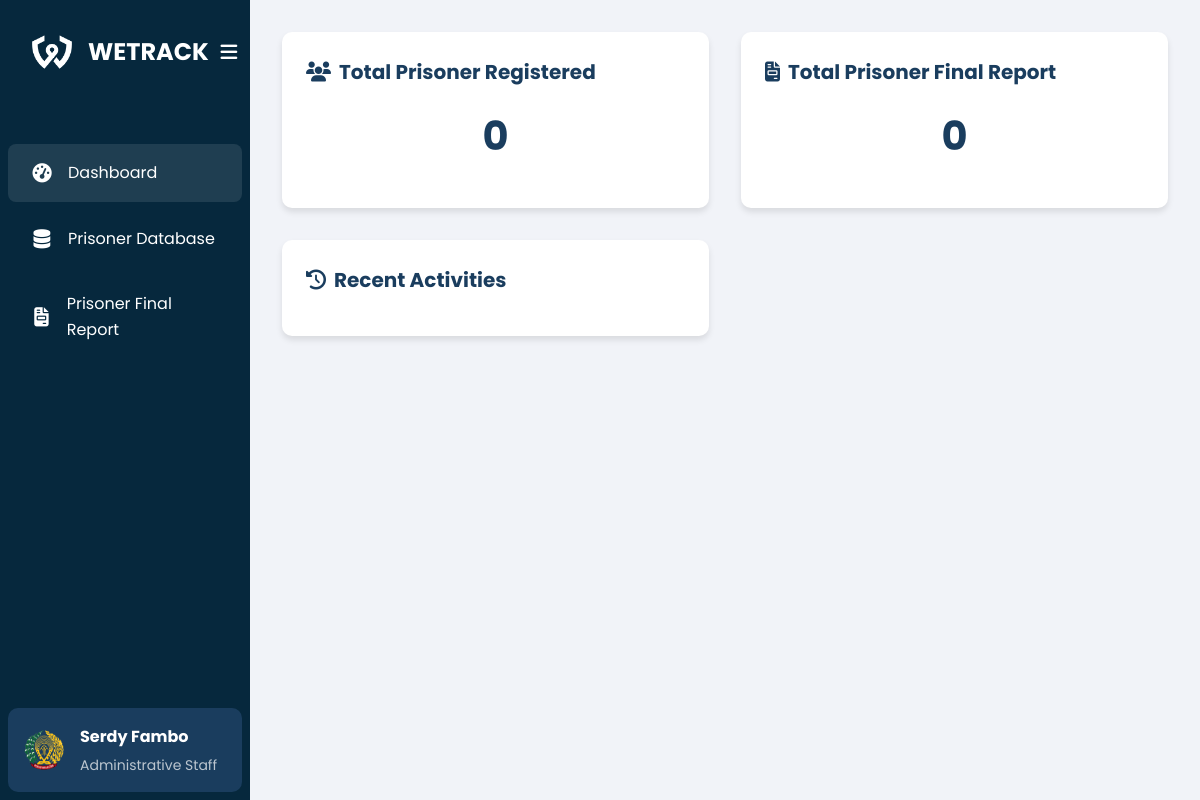
The page /lapas/pages/home.php on the database as committed earlier.
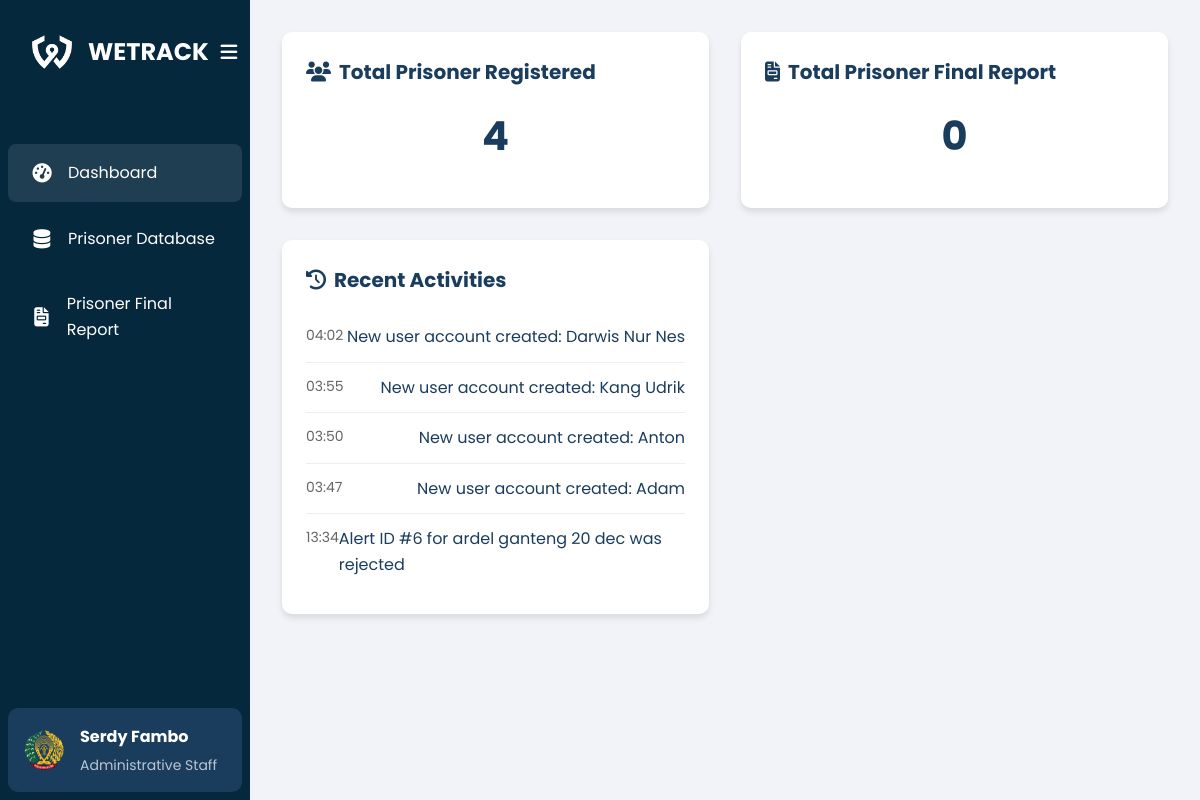
The same page on the database as committed later.
### tables this page shows
CREATE TABLE `recent_activities` (
  `id` int(11) NOT NULL,
  `action_type` varchar(50) NOT NULL,
  `action_description` varchar(255) NOT NULL,
  `created_at` timestamp NOT NULL DEFAULT current_timestamp()
);

### lapas/pages/home.php (the view, shortened to what this page needs)
<?php
require_once 'utils/activity_logger.php';
$result_data = mysqli_query($conn, "SELECT COUNT(id) as total FROM mantan_narapidana");
$result_report =  mysqli_query($conn, "SELECT COUNT(id) as total FROM final_report");
if ($result_data) {
    $row = mysqli_fetch_assoc($result_data);
    $total = $row['total'];
} else {
    $total = 0;
}
if ($result_report) {
    $row_report = mysqli_fetch_assoc($result_report);
    $total_report = $row_report['total'];
} else {
    $total_report = 0;
}
?>
<!DOCTYPE html>
<html lang="en">
<head>
    <link rel="stylesheet" href="/wetrack/Lapas/css/style.css">
    <link rel="stylesheet" href="https://cdnjs.cloudflare.com/ajax/libs/font-awesome/6.4.0/css/all.min.css">
</head>
<body>
    <div class="container">
        <aside class="sidebar">
            <div class="sidebar-header">
                <div class="logo">
                    <img src="/wetrack/Lapas/Image/wetrack-logo-white.png" alt="WETRACK Logo">
                    <h1 class="logo-text">WETRACK</h1>
                </div>
                <button id="toggle-sidebar" class="toggle-sidebar">
                    <i class="fas fa-bars"></i>
                </button>
            </div>
            <nav class="nav-links">
                <ul>
                    <li class="active"><a href="/wetrack/Lapas/pages/home.php"><i class="fas fa-tachometer-alt"></i> <span>Dashboard</span></a></li>
                    <li><a href="/wetrack/Lapas/pages/data.php"><i class="fas fa-database"></i> <span>Prisoner Database</span></a></li>
                    <li><a href="/wetrack/Lapas/pages/Laporan.php"><i class="fas fa-file-invoice"></i> <span>Prisoner Final Report</span></a></li>
                </ul>
            </nav>
                <div class="user-profile">
                    <img src="/wetrack/Lapas/Image/lapas-logo.png" alt="Profile picture" width="40" height="40">
                    <div class="user-info">
                        <h2>Serdy Fambo</h2>
                        <p>Administrative Staff</p>
                    </div>
                </div>
        </aside>
        <main class="content">
            <div class="dashboard-grid">
                <section class="card summary-card">
                    <h3><i class="fas fa-users"></i>Total Prisoner Registered</h3>
                    <div class="card-content">
                        <span class="number"><?php echo $total; ?></span>
                    </div>
                </section>
                <section class="card alert-card">
                    <h3><i class="fas fa-file-invoice"></i>Total Prisoner Final Report</h3>
                    <div class="card-content">
                        <span class="number"><?php echo $total_report; ?></span>
                    </div>
                </section>
                <section class="card activity-card">
                    <h3><i class="fas fa-history"></i>Recent Activities</h3>
                    <ul class="activity-list">
                        <?php
                        $activity_query = "SELECT action_type, action_description, created_at FROM recent_activities ORDER BY created_at DESC LIMIT 5";
                        $activity_result = mysqli_query($conn, $activity_query);
                        while ($activity = mysqli_fetch_assoc($activity_result)) {
                            echo "<li>";
                            echo "<span class='time'>" . date('H:i', strtotime($activity['created_at'])) . "</span>";
                            echo "<span class='activity'>" . htmlspecialchars($activity['action_description']) . "</span>";
                            echo "</li>";
                        }
                        ?>
                    </ul>
                </section>
            </div>
        </main>
    </div>
</body>
</html>

Rows that differ between the two databases and show on the page:
added recent_activities: created_at "04:02", action_description "New user account created: Darwis Nur Nes"
added recent_activities: created_at "03:55", action_description "New user account created: Kang Udrik"
added recent_activities: created_at "03:50", action_description "New user account created: Anton"
added recent_activities: created_at "03:47", action_description "New user account created: Adam"
added recent_activities: created_at "13:34", action_description "Alert ID #6 for ardel ganteng 20 dec was rejected"
Other text that changed with them:
$total: "0" → "4"
